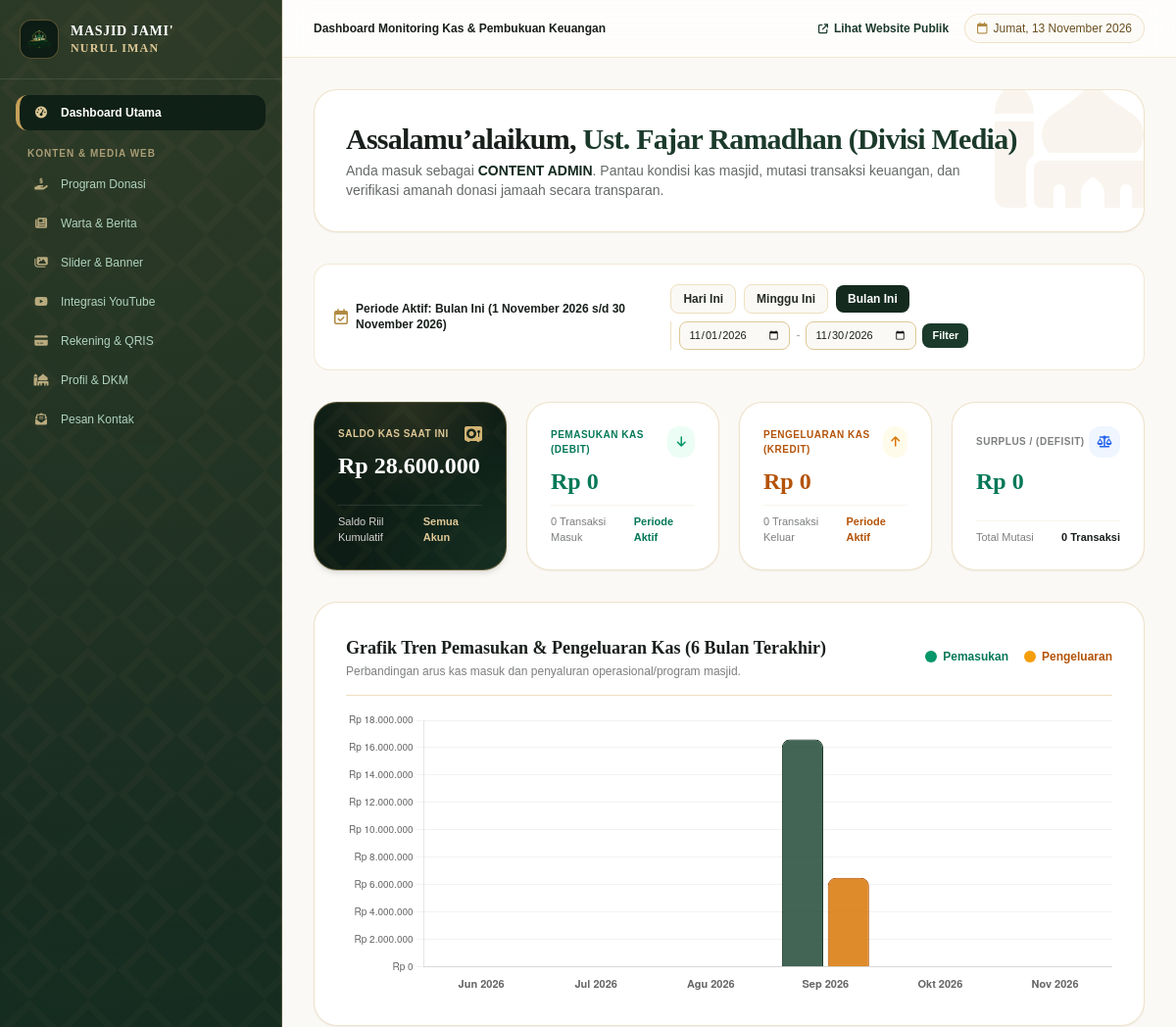
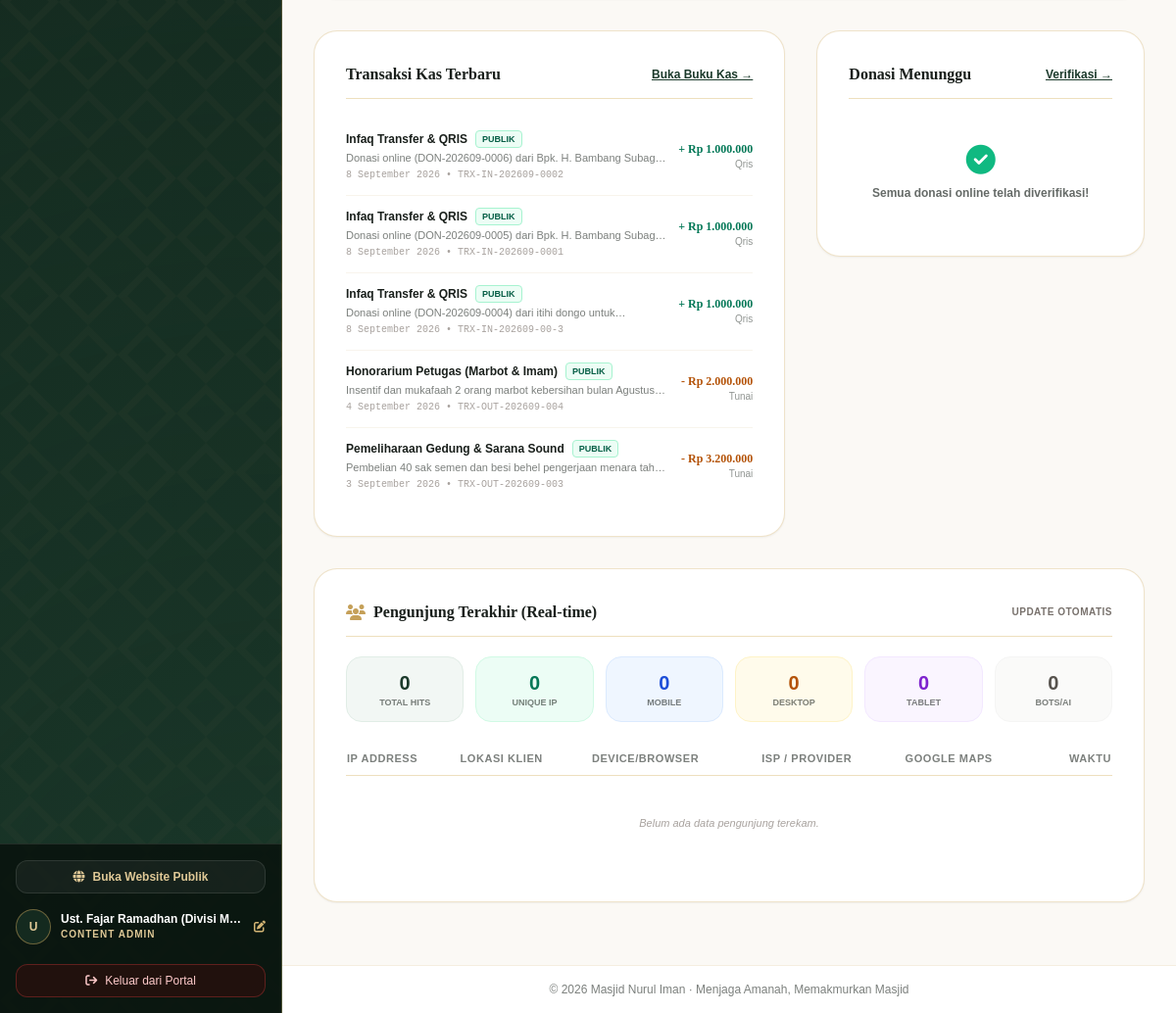
The app's page /admin/dashboard (signed in) with its own data (2 pictures, top to bottom).
### tables this page shows
CREATE TABLE IF NOT EXISTS `transaksi_keuangan` (
  `id` int NOT NULL AUTO_INCREMENT,
  `no_transaksi` varchar(50) NOT NULL,
  `tanggal_transaksi` date NOT NULL,
  `jenis` enum('pemasukan','pengeluaran') NOT NULL,
  `kategori_id` int NOT NULL,
  `program_id` int DEFAULT NULL,
  `akun_kas` varchar(50) NOT NULL DEFAULT 'Kas Tunai Utama',
  `nominal` decimal(15,2) NOT NULL DEFAULT '0.00',
  `keterangan` text NOT NULL,
  `bukti_transaksi` varchar(255) DEFAULT NULL,
  `user_id` int NOT NULL,
  `metode_pembayaran` enum('tunai','transfer','qris') NOT NULL DEFAULT 'tunai',
  `is_published` tinyint(1) NOT NULL DEFAULT '1',
  `created_at` timestamp NULL DEFAULT CURRENT_TIMESTAMP,
  `updated_at` timestamp NULL DEFAULT CURRENT_TIMESTAMP ON UPDATE CURRENT_TIMESTAMP,
  PRIMARY KEY (`id`),
  UNIQUE KEY `no_transaksi` (`no_transaksi`),
  KEY `idx_tanggal` (`tanggal_transaksi`),
  KEY `idx_jenis` (`jenis`),
  KEY `idx_published` (`is_published`),
  KEY `idx_transaksi_tanggal` (`tanggal_transaksi`),
  KEY `idx_transaksi_jenis` (`jenis`),
  KEY `idx_transaksi_published` (`is_published`),
  KEY `idx_transaksi_program` (`program_id`)
);

CREATE TABLE IF NOT EXISTS `kategori_transaksi` (
  `id` int NOT NULL AUTO_INCREMENT,
  `jenis` enum('pemasukan','pengeluaran') NOT NULL,
  `nama_kategori` varchar(100) NOT NULL,
  `deskripsi` varchar(255) DEFAULT NULL,
  `urutan` int NOT NULL DEFAULT '1',
  PRIMARY KEY (`id`)
);

### admin/dashboard.php (the view, shortened to what the rows shown need)
<?php
require_once __DIR__ . '/../config/database.php';
$transaksiTerbaru = $pdo->query("SELECT t.*, k.nama_kategori FROM transaksi_keuangan t JOIN kategori_transaksi k ON t.kategori_id = k.id ORDER BY t.tanggal_transaksi DESC, t.id DESC LIMIT 5")->fetchAll();
$stmtChart = $pdo->prepare("
    SELECT
        DATE_FORMAT(tanggal_transaksi, '%Y-%m') as bulan,
        SUM(CASE WHEN jenis = 'pemasukan' THEN nominal ELSE 0 END) as pemasukan,
        SUM(CASE WHEN jenis = 'pengeluaran' THEN nominal ELSE 0 END) as pengeluaran
    FROM transaksi_keuangan
    WHERE tanggal_transaksi >= DATE_SUB(NOW(), INTERVAL 6 MONTH)
    GROUP BY DATE_FORMAT(tanggal_transaksi, '%Y-%m')
    ORDER BY bulan DESC
    LIMIT 6
");
$stmtChart->execute();
$chartData = $stmtChart->fetchAll();
$chartDataMap = [];
foreach ($chartData as $row) {
    $chartDataMap[$row['bulan']] = [
        'pemasukan' => (float)$row['pemasukan'],
        'pengeluaran' => (float)$row['pengeluaran']
    ];
}
$chartLabels = [];
$chartPemasukan = [];
$chartPengeluaran = [];
for ($i = 5; $i >= 0; $i--) {
    $m = date('n', strtotime("-$i month"));
    $y = date('Y', strtotime("-$i month"));
    $bulantgl = sprintf('%04d-%02d', $y, $m);
    $namaBln = ['', 'Jan', 'Feb', 'Mar', 'Apr', 'Mei', 'Jun', 'Jul', 'Agu', 'Sep', 'Okt', 'Nov', 'Des'][$m] . ' ' . $y;
    $chartLabels[] = $namaBln;
    if (isset($chartDataMap[$bulantgl])) {
        $chartPemasukan[] = $chartDataMap[$bulantgl]['pemasukan'];
        $chartPengeluaran[] = $chartDataMap[$bulantgl]['pengeluaran'];
    } else {
        $chartPemasukan[] = 0;
        $chartPengeluaran[] = 0;
    }
}
require_once __DIR__ . '/../layouts/header.php';
require_once __DIR__ . '/../layouts/sidebar.php';
?>
<div class="bg-white rounded-3xl p-6 sm:p-8 border border-antique-300/50 shadow-sm relative overflow-hidden">
    <div class="relative z-10 flex flex-col md:flex-row md:items-center justify-between gap-6">
        <div>
            <h1 class="text-2xl sm:text-3xl font-bold text-warm-900 tracking-tight font-classic">
                Assalamu’alaikum, <span class="text-cypress-700"><?= e($user['nama']) ?></span>
            </h1>
        </div>
    </div>
</div>
<div class="grid grid-cols-1 lg:grid-cols-12 gap-8 items-start">
    <div class="lg:col-span-7 bg-white rounded-3xl p-6 sm:p-8 border border-antique-300/50 shadow-sm space-y-5">
        <?php if (empty($transaksiTerbaru)): ?>
            <p class="text-xs text-warm-800/60 italic py-6 text-center">Belum ada mutasi transaksi.</p>
        <?php else: ?>
            <div class="divide-y divide-antique-100">
                <?php foreach ($transaksiTerbaru as $t): ?>
                    <div class="py-3 flex items-center justify-between gap-3 text-xs">
                        <div class="space-y-0.5">
                            <div class="flex items-center gap-2">
                                <span class="font-bold text-warm-900"><?= e($t['nama_kategori']) ?></span>
                                <span class="text-[9px] px-1.5 py-0.2 rounded font-bold uppercase <?= $t['is_published'] ? 'bg-emerald-50 text-emerald-800 border border-emerald-200' : 'bg-stone-100 text-stone-600' ?>">
                                    <?= $t['is_published'] ? 'Publik' : 'Internal' ?>
                                </span>
                            </div>
                            <span class="text-[11px] text-warm-800/60 line-clamp-1"><?= e($t['keterangan']) ?></span>
                            <span class="text-[10px] text-stone-400 font-mono"><?= tanggal_indo($t['tanggal_transaksi']) ?> • <?= e($t['no_transaksi']) ?></span>
                        </div>
                        <div class="text-right shrink-0">
                            <span class="font-bold font-classic text-xs <?= $t['jenis'] === 'pemasukan' ? 'text-emerald-700' : 'text-amber-700' ?>">
                                <?= $t['jenis'] === 'pemasukan' ? '+' : '-' ?> <?= format_rupiah($t['nominal']) ?>
                            </span>
                            <span class="text-[10px] text-warm-800/50 block capitalize"><?= e($t['metode_pembayaran']) ?></span>
                        </div>
                    </div>
                <?php endforeach; ?>
            </div>
        <?php endif; ?>
    </div>
</div>
<script>
document.addEventListener("DOMContentLoaded", function() {
    const ctx = document.getElementById('trenKeuanganChart');
    if (!ctx) return;
    new Chart(ctx, {
        type: 'bar',
        data: {
            labels: <?= json_encode($chartLabels) ?>,
            datasets: [
                {
                    label: 'Pemasukan (Infaq)',
                    data: <?= json_encode($chartPemasukan) ?>,
                    backgroundColor: 'rgba(35, 75, 56, 0.85)',
                    borderColor: '#1b3a2b',
                    borderWidth: 1,
                    borderRadius: 8,
                },
                {
                    label: 'Pengeluaran (Kredit)',
                    data: <?= json_encode($chartPengeluaran) ?>,
                    backgroundColor: 'rgba(217, 119, 6, 0.85)',
                    borderColor: '#b45309',
                    borderWidth: 1,
                    borderRadius: 8,
                }
            ]
        },
        options: {
            responsive: true,
            maintainAspectRatio: false,
            plugins: {
                legend: { display: false }
            },
            scales: {
                y: {
                    beginAtZero: true,
                    ticks: {
                        callback: function(val) {
                            return 'Rp ' + val.toLocaleString('id-ID');
                        },
                        font: { size: 10 }
                    },
                    grid: { color: 'rgba(0,0,0,0.05)' }
                },
                x: {
                    ticks: { font: { size: 11, weight: 'bold' } },
                    grid: { display: false }
                }
            }
        }
    });
});
</script>
<div class="bg-white rounded-3xl p-6 sm:p-8 border border-antique-300/50 shadow-sm space-y-5">
    <div class="overflow-x-auto pt-2">
        <table class="w-full text-left text-[11px] border-collapse">
            <thead>
                <tr class="border-b border-antique-200 text-warm-800/60">
                    <th class="pb-2 font-bold uppercase tracking-wider">IP Address</th>
                    <th class="pb-2 font-bold uppercase tracking-wider">Lokasi Klien</th>
                    <th class="pb-2 font-bold uppercase tracking-wider">Device/Browser</th>
                    <th class="pb-2 font-bold uppercase tracking-wider">ISP / Provider</th>
                    <th class="pb-2 font-bold uppercase tracking-wider">Google Maps</th>
                    <th class="pb-2 font-bold uppercase tracking-wider text-right">Waktu</th>
                </tr>
            </thead>
        </table>
    </div>
</div>
<?php require_once __DIR__ . '/../layouts/footer.php'; ?>

### records on screen
transaksi_keuangan: kategori_transaksi.nama_kategori "Infaq Transfer & QRIS", is_published "PUBLIK", keterangan "Donasi online (DON-202609-0006) dari Bpk. H. Bambang…", tanggal_transaksi "8 September 2026", no_transaksi "TRX-IN-202609-0002", nominal "Rp 1.000.000", metode_pembayaran "Qris"
transaksi_keuangan: kategori_transaksi.nama_kategori "Infaq Transfer & QRIS", is_published "PUBLIK", keterangan "Donasi online (DON-202609-0005) dari Bpk. H. Bambang…", tanggal_transaksi "8 September 2026", no_transaksi "TRX-IN-202609-0001", nominal "Rp 1.000.000", metode_pembayaran "Qris"
transaksi_keuangan: kategori_transaksi.nama_kategori "Infaq Transfer & QRIS", is_published "PUBLIK", keterangan "Donasi online (DON-202609-0004) dari itihi dongo…", tanggal_transaksi "8 September 2026", no_transaksi "TRX-IN-202609-00-3", nominal "Rp 1.000.000", metode_pembayaran "Qris"
transaksi_keuangan: kategori_transaksi.nama_kategori "Honorarium Petugas (Marbot & Imam)", is_published "PUBLIK", keterangan "Insentif dan mukafaah 2 orang marbot kebersihan bulan…", tanggal_transaksi "4 September 2026", no_transaksi "TRX-OUT-202609-004", nominal "Rp 2.000.000", metode_pembayaran "Tunai"
transaksi_keuangan: kategori_transaksi.nama_kategori "Pemeliharaan Gedung & Sarana Sound", is_published "PUBLIK", keterangan "Pembelian 40 sak semen dan besi behel pengerjaan menara…", tanggal_transaksi "3 September 2026", no_transaksi "TRX-OUT-202609-003", nominal "Rp 3.200.000", metode_pembayaran "Tunai"

### other values on screen
substr($user['nama'] ?? 'A', 0, 1) "U"
$user['nama'] "Ust. Fajar Ramadhan (Divisi M…"
str_replace('_', ' ', $userRole) "CONTENT ADMIN"
$pageSubtitle "Dashboard Monitoring Kas & Pembukuan Keuangan"
$tanggalLengkap "Jumat, 13 November 2026"
$user['nama'] "Ust. Fajar Ramadhan (Divisi Media)"
str_replace('_', ' ', $user['role']) "CONTENT ADMIN"
$labelPeriode "Bulan Ini (1 November 2026 s/d 30 November 2026)"
format_rupiah($saldoKasSaatIni) "Rp 28.600.000"
format_rupiah($totalPemasukanPeriode) "Rp 0"
$statIn['jml'] "0"
format_rupiah($totalPengeluaranPeriode) "Rp 0"
$statOut['jml'] "0"
format_rupiah($surplusDefisitPeriode) "Rp 0"
$totalJumlahTransaksi "0"
